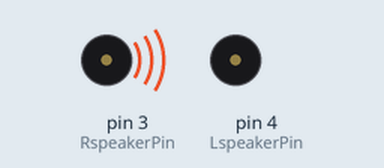
Recording of a sketch running on a simulated Arduino Uno, built with avr-gcc and run on an emulated ATmega328P. Shown: buzzer (waves = sounding, pin HIGH). Pins used as bus, display or sensor lines are not drawn.

Above: at 0.1 s.
Timing chart, 0 to 40.0 s (numbered marks = the images above):
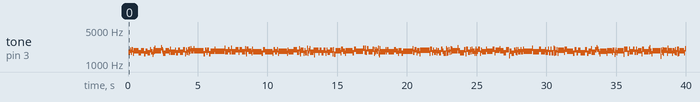

Measured:
- by itself, tone on pin 3 (RspeakerPin): plays 1727 Hz for 0.12 s, 1909 Hz for 0.08 s, 1731 Hz for 0.04 s, 1984 Hz for 0.08 s, 1660 Hz for 0.04 s, 1890 Hz for 0.36 s … (301 notes in this stretch)

The sketch:

White_Noise.ino
```cpp
  /**
 * references:
 * white-noise generation: https://code.google.com/p/greennoise/downloads/detail?name=prbsGen.pde&can=2&q=label%3AWhite+Noise
 * sleepduino: http://gareth.halfacree.co.uk/2012/02/introducing-the-sleepduino
 */

//  pin setup
const int RspeakerPin = 3;
const int LspeakerPin = 4;

//  for noise generation
unsigned long int reg;

  void setup() {
  pinMode(RspeakerPin,OUTPUT);
  pinMode(LspeakerPin,OUTPUT);

  // Arbitrary inital value; must not be zero
  reg = 0x55aa55aaL; //The seed for the bitstream. It can be anything except 0.
}

void loop() {
//  for (int i=0; i<255; i++) { // this is to test speakers
//    analogWrite(RspeakerPin,i);
//  delay(10);
//  }
//    int potValue = analogRead(potPin);  //  0 to 1023
    int potValue = 50;
    int frequency = map(potValue, 0, 1023, 0, 1000);
    generateNoise(frequency);
}

void generateNoise(int frequency) {
  unsigned long int newr;
  unsigned char lobit;
  unsigned char b31, b29, b25, b24;

  // Extract four chosen bits from the 32-bit register
  b31 = (reg & (1L << 31)) >> 31;
  b29 = (reg & (1L << 29)) >> 29;
  b25 = (reg & (1L << 25)) >> 25;
  b24 = (reg & (1L << 24)) >> 24;

  // EXOR the four bits together
  lobit = b31 ^ b29 ^ b25 ^ b24;

  // Shift and incorporate new bit at bit position 0
  newr = (reg << 1) | lobit;

  // Replace register with new value
  reg = newr;

  // Drive speaker pin from bit 0 of 'reg'
  digitalWrite(RspeakerPin, reg & 1);

  // Delay (50) corresponds to 20kHz, but the actual frequency of updates
  // will be lower, due to computation time and loop overhead
  delayMicroseconds(frequency);    // Changing this value changes the frequency.
}
```
